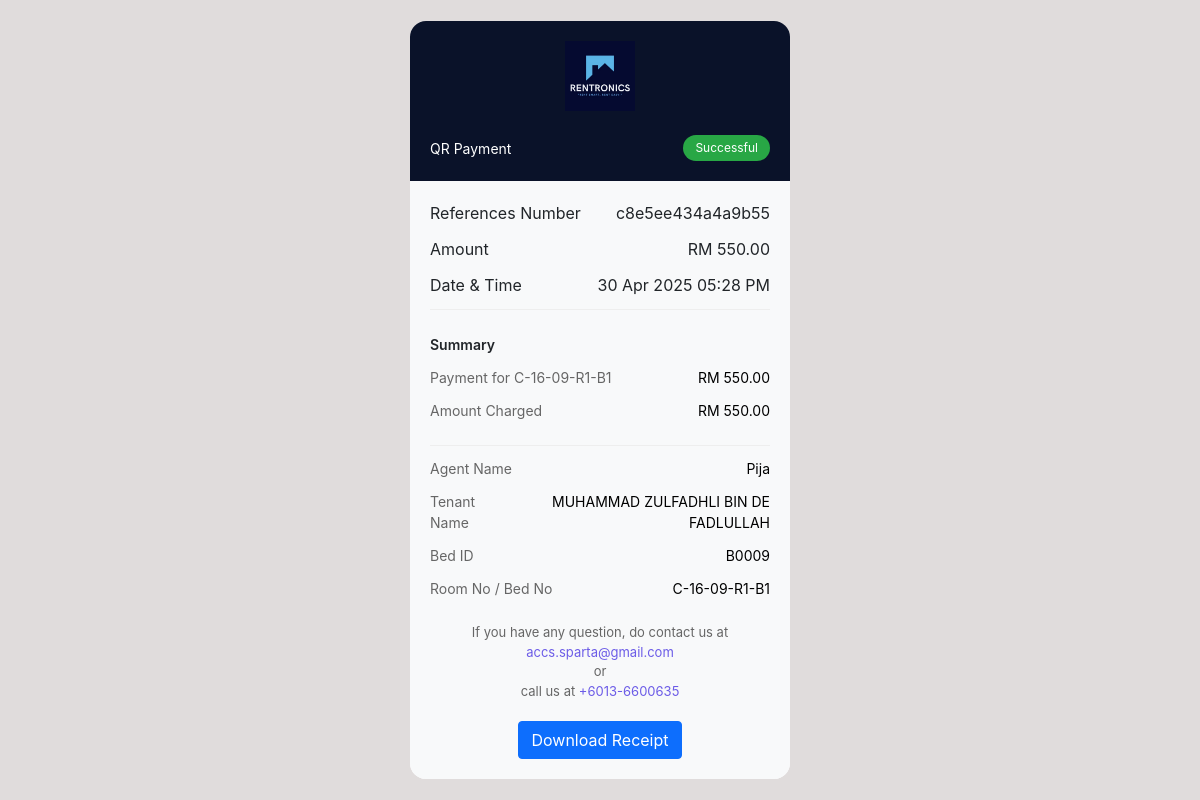
The page /module-property/receipt/receipt.php?id=c8e5ee434a4a9b55 (signed in) on the database its author committed.
### tables this page shows
CREATE TABLE `payment` (
  `PaymentID` varchar(50) NOT NULL,
  `TenantID` varchar(255) DEFAULT NULL,
  `RoomID` varchar(255) DEFAULT NULL,
  `BedID` varchar(255) DEFAULT NULL,
  `AgentID` varchar(255) DEFAULT NULL,
  `DateCreated` datetime NOT NULL DEFAULT CURRENT_TIMESTAMP,
  `Month` varchar(50) DEFAULT NULL,
  `Year` int(11) DEFAULT NULL,
  `Amount` decimal(10,2) NOT NULL,
  `Overpayment` decimal(10,2) DEFAULT '0.00',
  `PaymentType` varchar(50) DEFAULT NULL,
  `ChargeFee` decimal(10,2) DEFAULT NULL,
  `PaymentStatus` varchar(50) DEFAULT 'Successful',
  `Remarks` varchar(255) DEFAULT NULL,
  `Claimed` tinyint(1) DEFAULT '0',
  `Claimer` varchar(255) DEFAULT NULL
);

CREATE TABLE `bed` (
  `BedID` varchar(6) NOT NULL,
  `RoomID` varchar(6) NOT NULL,
  `UnitID` varchar(6) NOT NULL,
  `BedNo` varchar(255) NOT NULL,
  `BaseRentAmount` decimal(10,2) NOT NULL,
  `BedStatus` varchar(50) NOT NULL,
  `CreatedAt` datetime DEFAULT CURRENT_TIMESTAMP,
  `UpdatedAt` datetime DEFAULT CURRENT_TIMESTAMP ON UPDATE CURRENT_TIMESTAMP,
  `AgentID` varchar(6) DEFAULT NULL,
  `BedRentAmount` decimal(10,2) NOT NULL DEFAULT '0.00'
);

CREATE TABLE `agent` (
  `AgentID` varchar(6) NOT NULL,
  `AgentName` varchar(255) NOT NULL,
  `AgentEmail` varchar(255) NOT NULL,
  `AgentWhatsapp` varchar(20) DEFAULT NULL,
  `Password` varchar(255) NOT NULL,
  `AgentType` varchar(50) NOT NULL,
  `AccessLevel` int(11) NOT NULL,
  `Status` varchar(50) DEFAULT 'Active',
  `CreatedAt` datetime DEFAULT CURRENT_TIMESTAMP,
  `UpdatedAt` datetime DEFAULT CURRENT_TIMESTAMP ON UPDATE CURRENT_TIMESTAMP
);

CREATE TABLE `tenant` (
  `TenantID` varchar(255) NOT NULL,
  `UnitID` varchar(6) NOT NULL,
  `RoomID` varchar(6) DEFAULT NULL,
  `BedID` varchar(6) DEFAULT NULL,
  `AgentID` varchar(6) NOT NULL,
  `TenantName` varchar(255) NOT NULL,
  `TenantPhoneNo` varchar(20) NOT NULL,
  `TenantEmail` varchar(255) NOT NULL,
  `RentStartDate` date NOT NULL,
  `RentExpiryDate` date NOT NULL,
  `TenantStatus` varchar(255) DEFAULT NULL,
  `CreatedAt` datetime DEFAULT CURRENT_TIMESTAMP,
  `UpdatedAt` datetime DEFAULT CURRENT_TIMESTAMP ON UPDATE CURRENT_TIMESTAMP,
  `RentalType` varchar(255) NOT NULL
);

### module-property/receipt/receipt.php (called while the page is built, shortened)
<?php
require_once '../../module-auth/dbconnection.php';
$payment_id = isset($_GET['id']) ? $_GET['id'] : null;
if ($payment_id) {
    $stmt = $conn->prepare("
        SELECT
            p.PaymentID,
            p.Amount,
            p.DateCreated,
            p.PaymentType,
            p.Month,
            p.Year,
            t.TenantName,
            t.TenantID,
            b.BedNo,
            b.BedID,
            r.RoomNo,
            u.UnitNo,
            a.AgentName,
            a.AgentID
        FROM payment p
        LEFT JOIN tenant t ON t.TenantID = p.TenantID
        LEFT JOIN bed b ON b.BedID = p.BedID
        LEFT JOIN room r ON r.RoomID = b.RoomID
        LEFT JOIN unit u ON u.UnitID = r.UnitID
        LEFT JOIN agent a ON a.AgentID = p.AgentID
        WHERE p.PaymentID = ?
    ");
    $stmt->bind_param("s", $payment_id);
    $stmt->execute();
    $result = $stmt->get_result();
    if ($result->num_rows > 0) {
        $payment_data = $result->fetch_assoc();
    } else {
        $error = "Payment not found";
    }
} else {
    $error = "No payment ID provided";
}
include 'receipt.html.php';
?>

### module-property/receipt/receipt.html.php (the view, shortened to what this page needs)
<!DOCTYPE html>
<html lang="en">
<head>
    <link href="https://cdn.jsdelivr.net/npm/bootstrap@5.0.0/dist/css/bootstrap.min.css" rel="stylesheet">
</head>
<body>
    <?php if (!isset($payment_data)): ?>
    <div class="error-container" style="background: #fff; padding: 20px; border-radius: 10px; text-align: center; margin: 20px;">
        <h4 style="color: #dc3545;">Error</h4>
        <p>Payment data not found.</p>
        <button class="btn btn-primary" onclick="window.location.href='../dashboardagent.php'">Back to Home</button>
    </div>
    <?php else: ?>
    <div class="receipt" id="receipt">
        <div class="header">
            <img src="/rentronics/img/android-chrome-512x512.png" alt="Rentronics" class="logo">
            <div class="payment-type">
                <span>QR Payment</span>
                <span class="status">Successful</span>
            </div>
        </div>
        <div class="content">
            <div class="receipt-details">
                <div class="detail-row">
                    <div class="detail-label">References Number</div>
                    <div class="detail-value"><?php echo htmlspecialchars($payment_data['PaymentID']); ?></div>
                </div>
                <div class="detail-row">
                    <div class="detail-label">Amount</div>
                    <div class="detail-value">RM <?php echo number_format($payment_data['Amount'], 2); ?></div>
                </div>
                <div class="detail-row">
                    <div class="detail-label">Date & Time</div>
                    <div class="detail-value"><?php echo date('d M Y h:i A', strtotime($payment_data['DateCreated'])); ?></div>
                </div>
            </div>
            <div class="divider"></div>
            <div class="summary">
                <div class="summary-title">Summary</div>
                <div class="detail-row">
                    <span class="label">Payment for <?php echo htmlspecialchars($payment_data['BedNo']); ?></span>
                    <span class="value">RM <?php echo number_format($payment_data['Amount'], 2); ?></span>
                </div>
                <div class="detail-row">
                    <span class="label">Amount Charged</span>
                    <span class="value">RM <?php echo number_format($payment_data['Amount'], 2); ?></span>
                </div>
            </div>
            <div class="divider"></div>
            <div class="detail-row">
                <span class="label">Agent Name</span>
                <span class="value"><?php echo htmlspecialchars($payment_data['AgentName']); ?></span>
            </div>
            <div class="detail-row">
                <span class="label">Tenant Name</span>
                <span class="value"><?php echo htmlspecialchars($payment_data['TenantName']); ?></span>
            </div>
            <div class="detail-row">
                <span class="label">Bed ID</span>
                <span class="value"><?php echo isset($payment_data['BedID']) ? htmlspecialchars($payment_data['BedID']) : 'N/A'; ?></span>
            </div>
            <div class="detail-row">
                <span class="label">Room No / Bed No</span>
                <span class="value"><?php echo htmlspecialchars($payment_data['BedNo']); ?></span>
            </div>
            <div class="contact">
                If you have any question, do contact us at<br>
                <a href="mailto:accs.sparta@gmail.com">accs.sparta@gmail.com</a><br>
                or<br>
                call us at <a href="tel:+6013-6600635">+6013-6600635</a>
            </div>
            <div style="text-align: center; margin-top: 20px;">
                <button class="btn btn-primary" id="download">Download Receipt</button>
            </div>
        </div>
    </div>
    <?php endif; ?>
</body>
</html>

### module-property/receipt/receipt.html.php (style rules this page uses)
body { font-family: -apple-system, BlinkMacSystemFont, 'Segoe UI', Roboto, sans-serif; background-color: #e0dcdc; margin: 0; padding: 16px; min-height: 100vh; display: flex; justify-content: center; align-items: center; }
.receipt { background: white; border-radius: 16px; width: 100%; max-width: 380px; overflow: hidden; }
.header { background-color: #0A1229; color: white; padding: 20px; text-align: center; position: relative; }
.logo { width: 70px; height: 70px; margin-bottom: 8px; }
.payment-type { font-size: 14px; margin-top: 16px; display: flex; justify-content: space-between; align-items: center; }
.status { background: #28a745; color: white; padding: 4px 12px; border-radius: 16px; font-size: 12px; }
.content { padding: 20px; background: #f8f9fa; }
.detail-row { display: flex; justify-content: space-between; margin-bottom: 12px; }
.label { color: #666; font-size: 14px; }
.value { color: #000; font-size: 14px; text-align: right; }
.summary { margin: 24px 0; }
.summary-title { font-weight: 600; font-size: 14px; margin-bottom: 12px; }
.contact { text-align: center; color: #666; font-size: 13px; margin-top: 24px; }
.contact a { color: #6c5ce7; text-decoration: none; }
.divider { height: 1px; background: #eee; margin: 12px 0; }

### rows shown on the page
payment: PaymentID "c8e5ee434a4a9b55", Amount "550.00", DateCreated "30 Apr 2025 05:28 PM", BedID.BedNo "C-16-09-R1-B1", AgentID.AgentName "Pija", TenantID.TenantName "MUHAMMAD ZULFADHLI BIN DE FADLULLAH", BedID.BedID "B0009"
